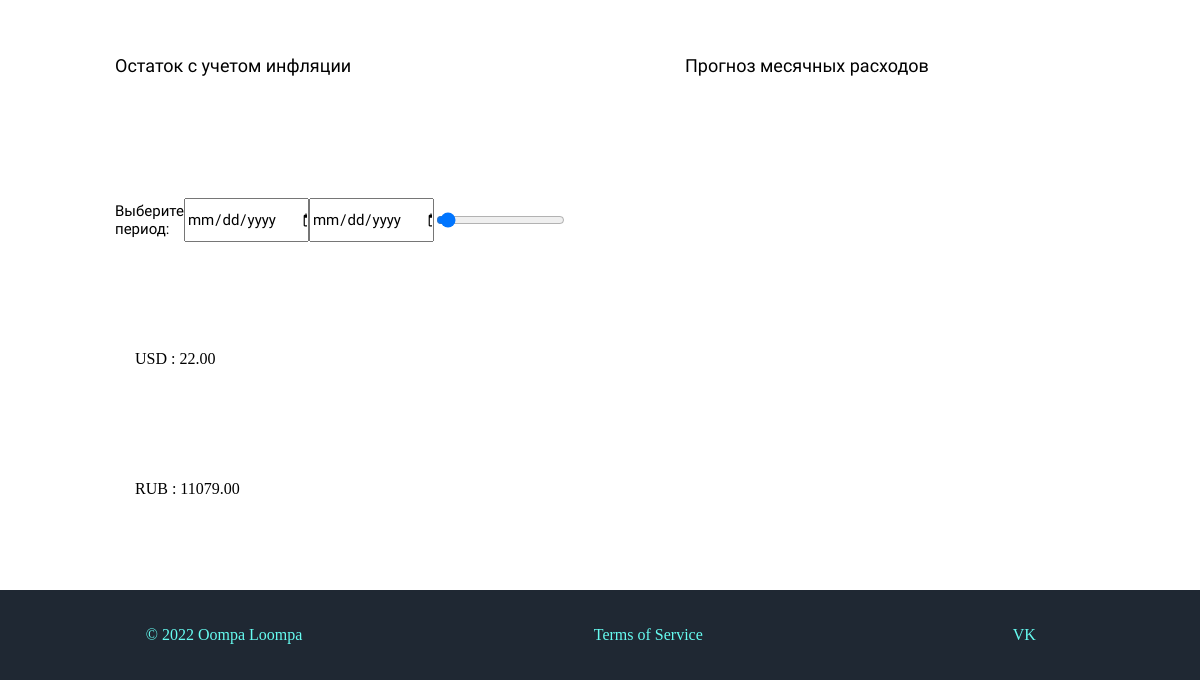
/stats/ (signed in, lower part), run on an earlier commit of the app's database.
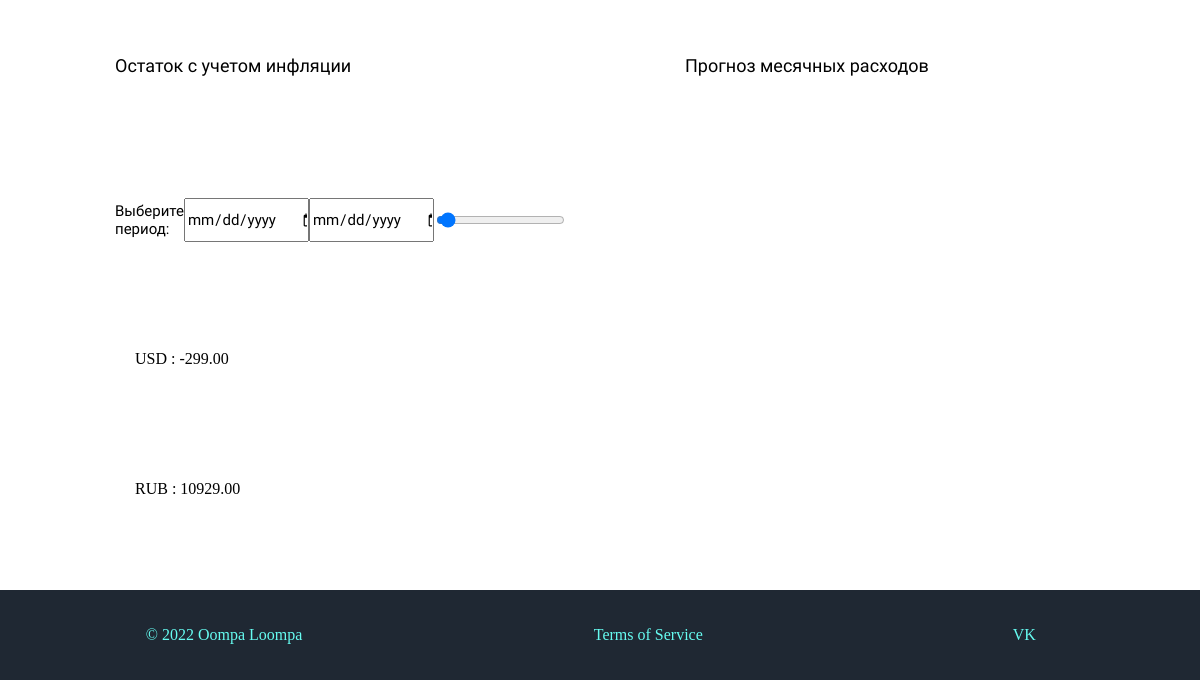
And on a later commit of the database.
### account_manager/models.py (models this page shows)
class Balances(models.Model):
    user_id = models.ForeignKey(Users, on_delete=models.CASCADE)
    currency_id = models.ForeignKey(Currency, on_delete=models.CASCADE)
    amount = models.DecimalField(max_digits=100, decimal_places=2, null=True, blank=True, default=0.00)

class Currency(models.Model):
    name = models.CharField(max_length=10)
    def __str__(self):
        return self.name

### operations/views.py (the view)
# urls.py: path('stats/', views.stats, name='LK-stats'),
def stats(request):
    if request.user.id is None:
        return redirect('login')
    context = {}
    user_balances = Balances.objects.select_related().filter(user_id=request.user.id)
    context['user_balances'] = user_balances
    monthly_outlay_data = Operations.objects.select_related().filter(
        user_id=request.user.id,
        operation_type='-'
    ).annotate(month=ExtractMonth('datetime'), day=ExtractDay('datetime')).values('month', 'day', 'amount').filter(month=2)
    example_outlay_data = Operations.objects.select_related().filter(
        user_id=request.user.id,
        operation_type='-',
        datetime__range=[
            date.today() - timedelta(days=30),
            date.today()
        ]
    ).values('datetime').annotate(total=Sum('amount'))
    example_budget_data = []
    if request.GET.get('wallet-start-date') and request.GET.get('wallet-end-date'):
        range=[request.GET['wallet-start-date'],
                request.GET['wallet-end-date']]
    else:
        range=[date.today() - timedelta(days=30),
               date.today()]
    if request.GET.get('wallet-currency'):
        currency = request.GET['wallet-currency']
    else:
        currency = 'RUB'
    if request.GET.get('wallet-type')=='Расходы':
        type = '-'
    else:
        type = '+'
    example_income_data = Operations.objects.select_related().filter(
        user_id=request.user.id,
        operation_type=type,
        datetime__range=range,
        currency=currency
    ).values('datetime').annotate(total=Sum('amount'))
    '''if 'currency' in request.GET:
        example_category_data= Operations.objects.select_related('category__category_name').filter(
            user_id=request.user.id,
            operation_type='-',
            datetime__range=[
                date.today() - timedelta(days=30),
                date.today()
            ],
            currency=request.GET['currency']
        ).values('category__category_name').annotate(total=Sum('amount'))
        print(example_category_data)
        print(1)
    else:'''
    if request.GET.get('category-start-date') and request.GET.get('category-end-date'):
        category_daterange = [request.GET['category-start-date'],
                 request.GET['category-end-date']]
    else:
        category_daterange = [date.today() - timedelta(days=30),
                 date.today()]
    if request.GET.get('category-currency'):
        category_currency = request.GET['category-currency']
    else:
        category_currency = request.user.displayed_currency
    example_category_data = Operations.objects.select_related('category__category_name').filter(
        user_id=request.user.id,
        operation_type='-',
        datetime__range=category_daterange,
        currency=category_currency
    ).values('category__category_name').annotate(total=Sum('amount'))
    data_formatted = []
    for elem in example_income_data:
        data_formatted.append([elem['datetime'].strftime("%Y-%m-%d"), float(elem['total'])])
    context['data_income'] = data_formatted
    data_formatted = []
    for elem in example_outlay_data:
        data_formatted.append([elem['datetime'].strftime("%Y-%m-%d"), float(elem['total'])])
    context['data_outlay'] = data_formatted
    data_formatted = []
    for elem in example_category_data:
        data_formatted.append([elem['category__category_name'], float(elem['total'])])
    context['data_categories'] = data_formatted
    data_formatted = []
    days = []
    outlays = []
    amount = 0.0
    for elem in monthly_outlay_data:
        amount += float(elem['amount'])
        data_formatted.append([elem['day'], amount])
        days.append(elem['day'])
        outlays.append(amount)
    coefficients = estimate_coefficients(days, outlays)
    context['monthly_outlay_data'] = data_formatted
    context['coefficients'] = coefficients
    context['data_budget'] = example_budget_data
    return render(request, 'LK_stats.html', context)

### operations/views.py (called while the page is built)
def estimate_coefficients(list_x, list_y):
    x = np.array(list_x)
    y = np.array(list_y)
    n = np.size(x)
    mean_x, mean_y = np.mean(x), np.mean(y)
    SS_xy = np.sum(y * x - n * mean_y * mean_x)
    SS_xx = np.sum(x * x - n * mean_x * mean_x)
    b_1 = SS_xy / SS_xx
    b_0 = mean_y - b_1 * mean_x
    return [[0, b_0], [31, b_0 + 31 * b_0]]

### operations/templates/LK_stats.html (shortened to what this page needs)
{% extends 'base.html' %}
{% block localCssLink %}
    {% load static %}
    <link href="{% static 'css/LK_stats.css' %}" rel="stylesheet" type="text/css">
{% endblock %}
{% block content %}
    <div class="root">
        <div class="main-container">
            <div class="graph-wrapper">
                <div class="graph" id="graph2">
                </div>
            </div>
            <div class="graph-wrapper">
                <div class="name">
                    Остаток с учетом инфляции
                </div>
                <div class="filters">
                    <div class="fields-and-labels">Выберите период:</div>
                    <input class="fields-and-labels" id="13start-export-date" type="date" name="start-date" placeholder="Выберите дату">
                    <input class="fields-and-labels" id="13end-export-date" type="date" name="end-date" placeholder="Выберите дату">
                    <input id="percent-scroll" type="range" min="1" max="100" step="1" value="5">
                </div>
                {% for balance in user_balances %}
                <div class="content">
                    {{ balance.currency_id }} : {{ balance.amount }}
                </div>
                {% endfor %}
            </div>
        </div>
        <div class="main-container">
            <div class="graph-wrapper">
            </div>
            <div class="graph-wrapper">
                <div class="name">
                    Прогноз месячных расходов
                </div>
                <div class="graph" id="graph4">
                </div>
            </div>
        </div>
    </div>
{% endblock %}

What changed in the data, as far as the page shows it:
changed Balances "USD": amount "22.00" → "-299.00"
changed Balances "RUB": amount "11079.00" → "10929.00"
